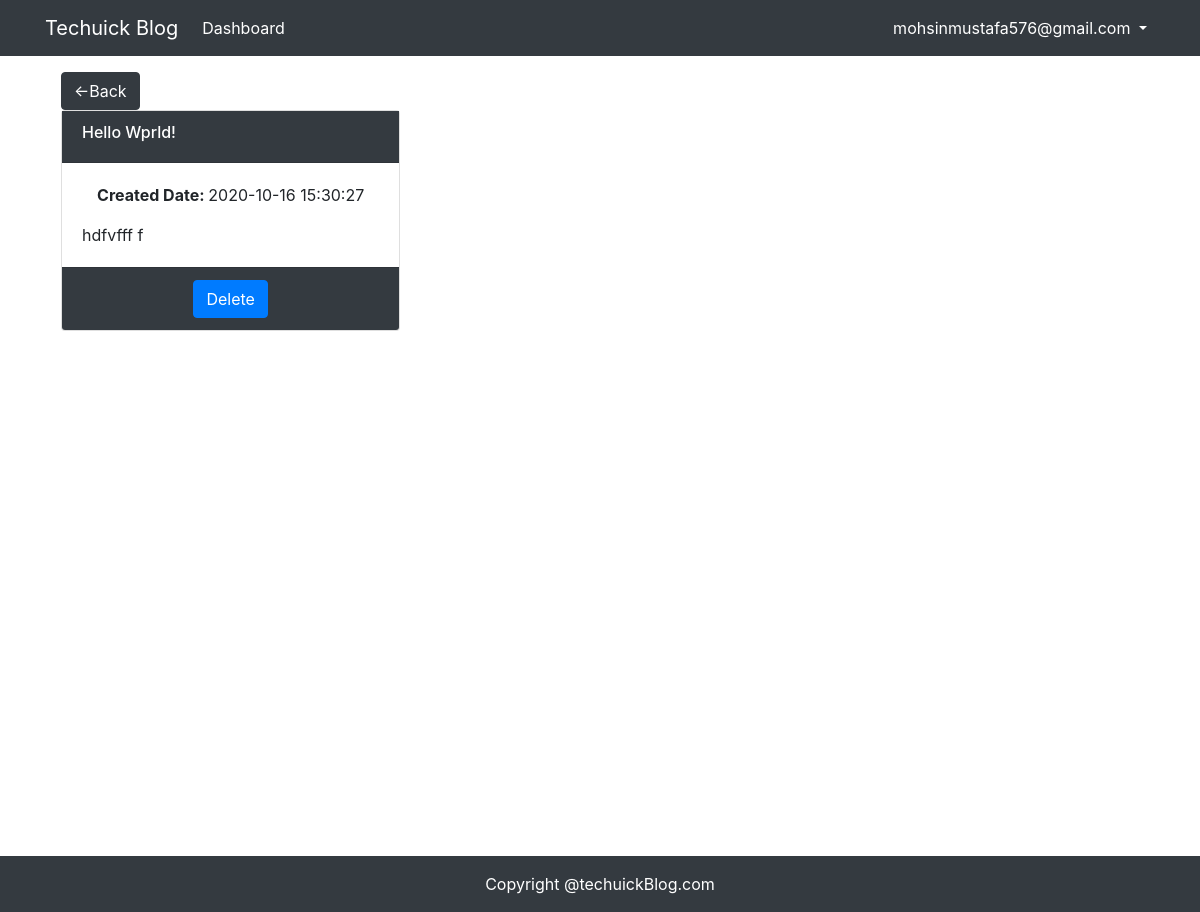
Page /admin/userblogs.php?uid=14 (signed in) on the committed database.
### tables this page shows
CREATE TABLE IF NOT EXISTS `blogs` (
  `id` int(11) UNSIGNED NOT NULL AUTO_INCREMENT,
  `user_id` int(11) UNSIGNED NOT NULL,
  `title` varchar(50) NOT NULL,
  `description` text NOT NULL,
  `thumbnail` varchar(255) DEFAULT NULL,
  `created_at` datetime NOT NULL DEFAULT current_timestamp(),
  `updated_at` datetime DEFAULT NULL,
  `status` tinyint(4) NOT NULL DEFAULT 0,
  PRIMARY KEY (`id`),
  KEY `user_id` (`user_id`)
);

### admin/userblogs.php (the view, shortened to what this page needs)
<!DOCTYPE html>
<html lang="en">
<head>
    <link rel="stylesheet" href="../assets/bootstrap/css/bootstrap.min.css">
</head>
<body>
    <?php include_once("../partials/adminheader.php"); ?>
    <div class="container min-vh-100" id="wrapper">
        <div class="row p-3">
		<?php include("../connection.php") ?>
		<?php
			$id=$_GET['uid'] ?? -1;
			$sql="SELECT * FROM blogs WHERE user_id=$id";
			$res=mysqli_query($conn,$sql);
			if(mysqli_num_rows($res)>0){
			while($row=mysqli_fetch_assoc($res)):
		?>
            <div class="col-md-4">
				<a href="usersList.php" class="btn btn-dark">&lt;-Back</a>
				<div class="card">
					<div class="card-header bg-dark text-white text-capitalize"><h6><?php echo $row['title'] ?></h6></div>
					<div class="card-body" style="max-height: 200px;overflow-y: auto">
						<p class="text-center"><strong>Created Date: </strong> <?php echo $row['created_at'] ?></p>
						<?php echo $row['description'] ?>
					</div>
					<div class="card-footer text-center text-white bg-dark">
						<form action="deleteUserBlog.php" method="post">
							<input type="submit" value="Delete" name="<?php echo $row['id'] ?>" class="btn btn-primary">
						</form>
					</div>
				</div>
            </div>
		<?php endwhile;  }  ?>
        </div>
    </div>
    <?php  include_once("../partials/footer.php"); ?>
</body>
</html>

### rows in the picture
blogs: title "Hello Wprld!", created_at "2020-10-16 15:30:27", description "hdfvfff f"

### other values in the picture
$_SESSION['ADMIN-NAME'] "mohsinmustafa576@gmail.com"
